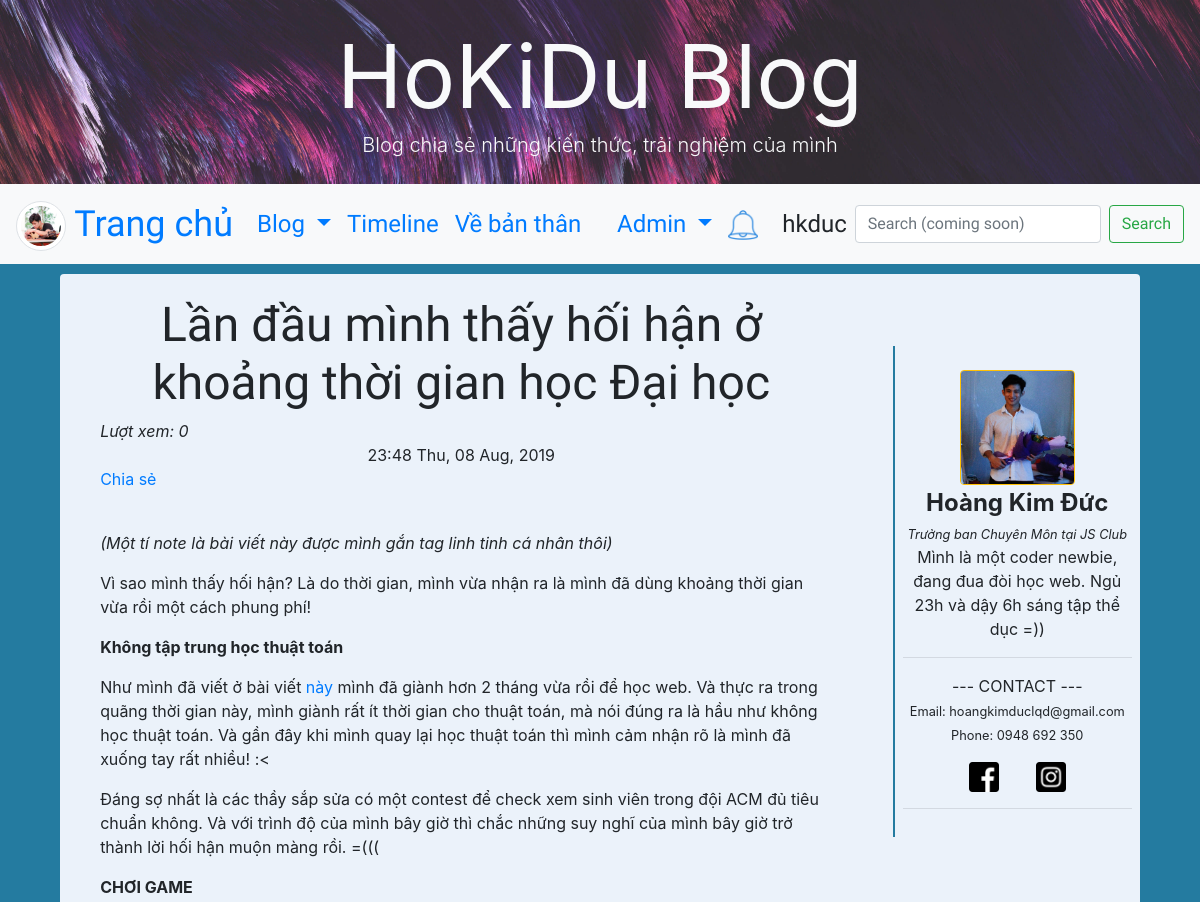
The app's page /post/11/ (signed in, upper part), older data.
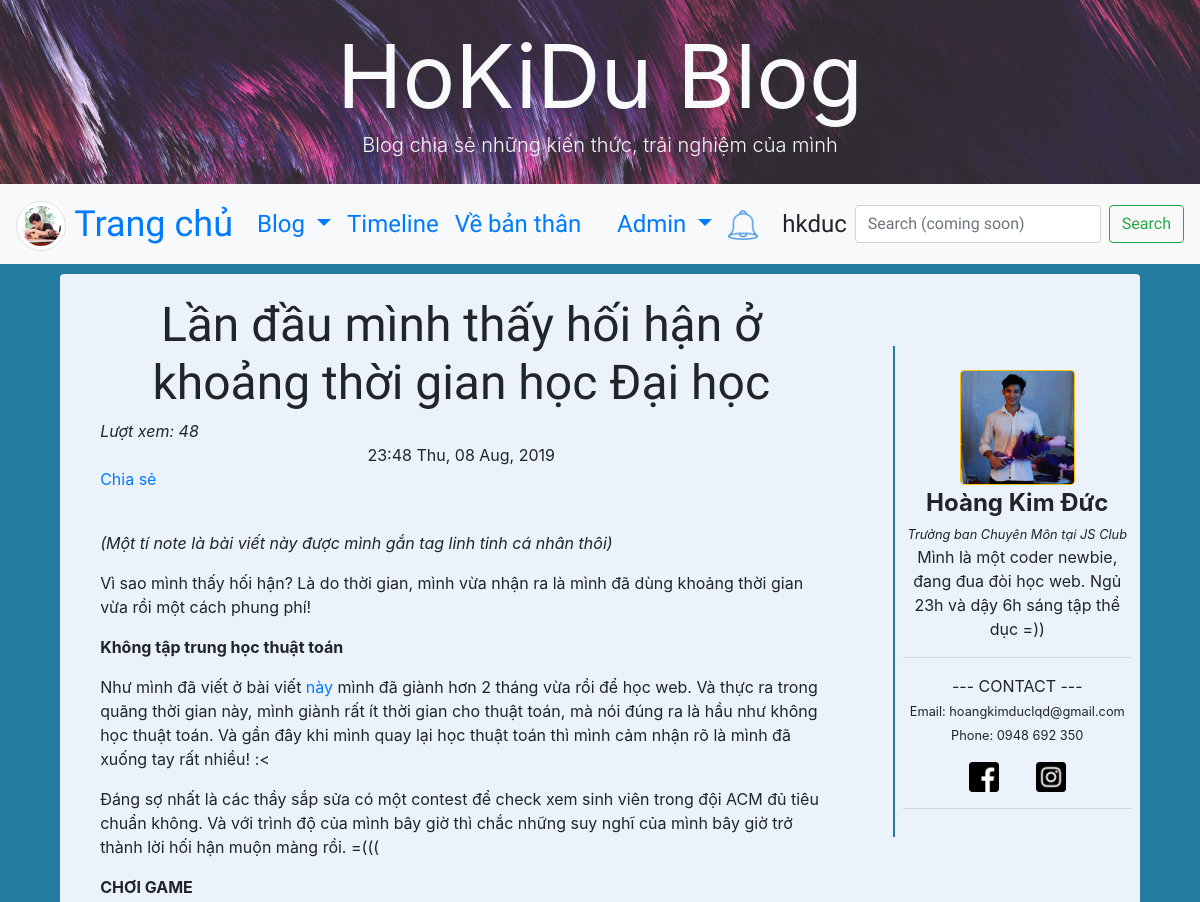
The same page, newer data.
### blog/models.py (models this page shows, shortened)
class Post(models.Model):
   author = models.ForeignKey('auth.User', on_delete=models.CASCADE)
   title = models.CharField(max_length=200)
   text = models.TextField()
   create_date = models.DateTimeField(default=timezone.now)
   published_date = models.DateTimeField(blank=True,null=True)
   tag = models.CharField(choices=tag_list, max_length=20, default='tag1')
   view = models.IntegerField()

### blog/views.py (the view)
class PostDetailView(DetailView):
   context_object_name = 'post_detail'
   model = Post
   def get_object(self):
      post = super().get_object()
      if not self.request.user.is_authenticated:
         post.increase_view()
      return post

### blog/models.py (called while the page is built)
   def __str__(self):
      template = f'{self.person} {self.action} {self.post_title}'
      return template

### blog/views.py (called while the page is built)
   def get_context_data(self, **kwargs):
        ctx = super(DetailView, self).get_context_data(**kwargs)
        ctx['Notification'] = Notification.objects.order_by('-time')
        return ctx

### blog/templates/blog/post_detail.html (shortened to what this page needs)
   {% extends "blog/base.html" %}
   {% block content %}
   <h1 class="posttitle loader">{{post_detail.title}}</h1>
   {% if post_detail.published_date %}
      {% if user.is_authenticated %}
         <em>Lượt xem: {{ post_detail.view }}</em>
      {% endif %}
      <div class="date postdate">
         {{ post_detail.published_date|date:"G:i D, d M, Y" }}
      </div>
   {% else %}
      <a href="{% url 'post_publish' pk=post_detail.pk  %}" class="btn btn-info">Publish</a>
   {% endif %}
   <div class="fb-share-button" data-href="https://developers.facebook.com/docs/plugins/" data-layout="button"
      data-size="large"><a target="_blank"
         href="https://www.facebook.com/sharer/sharer.php?u=https%3A%2F%2Fdevelopers.facebook.com%2Fdocs%2Fplugins%2F&amp;src=sdkpreparse"
         class="fb-xfbml-parse-ignore">Chia sẻ</a></div> <br>
   <p class="postcontent">{{post_detail.text|safe|linebreaksbr}}</p>
   {% endblock content %}

Row changes from the older to the newer data that the page shows:
changed Post "Lần đầu mình thấy hối hận ở khoảng thời gian học Đại học": view "0" → "48"
